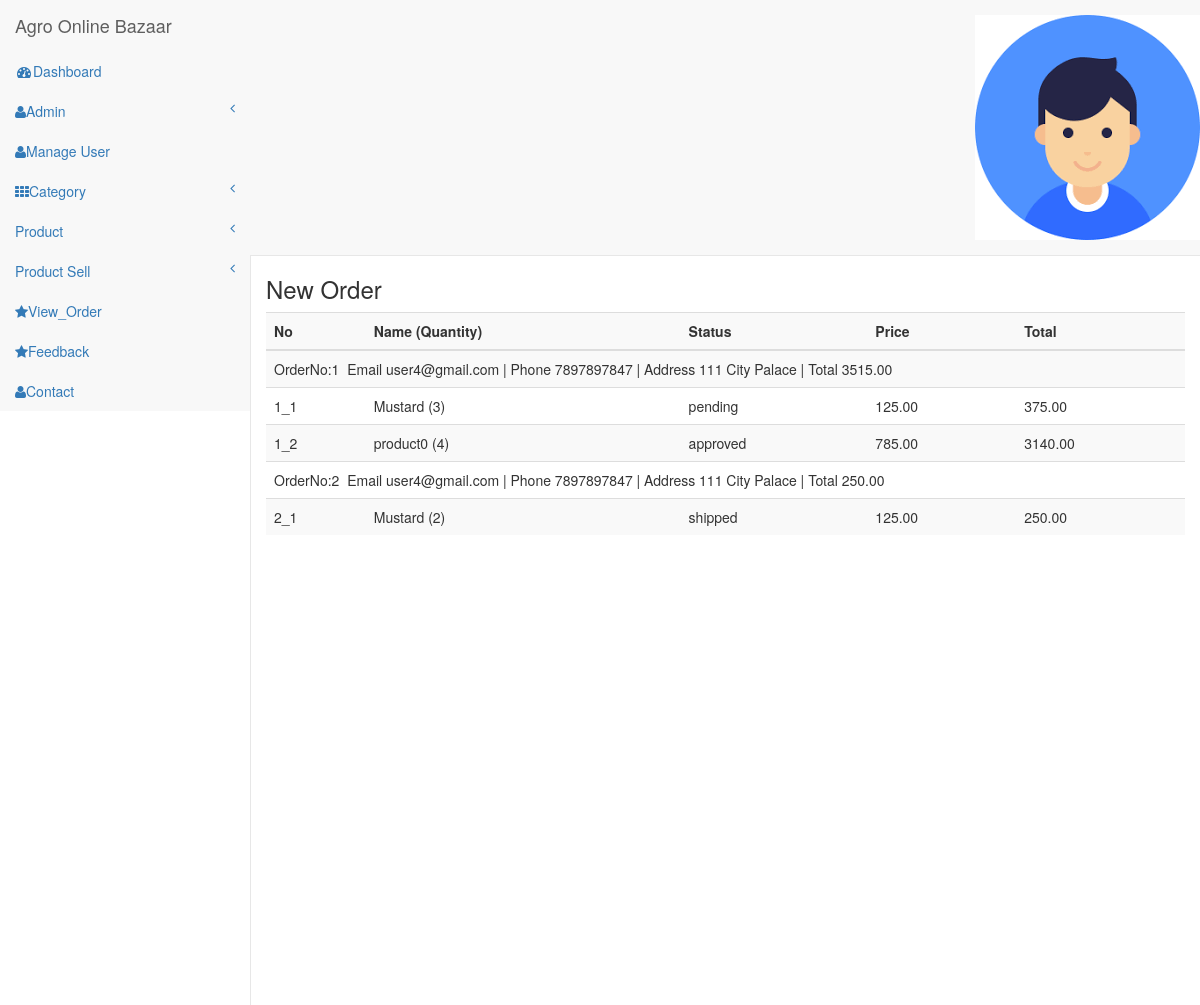
The app's page /admin/view_order.php (signed in) with its own data.
### tables this page shows
CREATE TABLE `tbl_order` (
  `o_id` int(11) NOT NULL,
  `l_id` varchar(255) NOT NULL,
  `o_name` varchar(255) NOT NULL,
  `o_email` varchar(255) NOT NULL,
  `o_phone` varchar(255) NOT NULL,
  `o_add` varchar(255) NOT NULL,
  `o_zip` varchar(255) DEFAULT NULL,
  `total_price` float(6,2) NOT NULL DEFAULT 0.00,
  `o_pay` int(11) NOT NULL,
  `o_status` varchar(255) NOT NULL,
  `created_at` datetime DEFAULT NULL,
  `updated_at` datetime DEFAULT NULL
);

CREATE TABLE `tbl_odetails` (
  `od_id` int(11) NOT NULL,
  `o_id` int(11) DEFAULT NULL,
  `p_id` int(11) DEFAULT NULL,
  `s_id` int(11) DEFAULT NULL,
  `s_status` varchar(50) DEFAULT NULL,
  `p_name` varchar(50) DEFAULT NULL,
  `p_price` float(6,2) DEFAULT NULL,
  `p_quantity` int(11) DEFAULT NULL,
  `total_price` double(6,2) DEFAULT NULL
);

### admin/view_order.php (the view, shortened to what this page needs)
<?php
  include "header1.php";
?>
        <div id="page-wrapper">
        <div class="col-md-12 graphs">
	   <div class="xs">
  	 <h3>New Order</h3>
  	<div class="bs-example4" data-example-id="contextual-table">
    <table class="table table-hover table-striped">
            <tr>
                <th>No</th>
                <th>Name (Quantity)</th>
                <th>Status</th>
                <th>Price</th>
                <th>Total</th>
            </tr>
        <tbody>
            <?php
$qry0="SELECT * FROM tbl_order WHERE l_id=$id";
$run0=mysqli_query($con,$qry0);
$sr0=1;
while ($result0=mysqli_fetch_array($run0))
{
$arr = array('Email',$result0['o_email'],'| Phone',$result0['o_phone'],'| Address',$result0['o_add'],'| Total',$result0['total_price']);
echo '<tr>
        <td colspan="5">OrderNo:'.$sr0.'&nbsp;&nbsp;'.implode(" ",$arr).'</td>
    </tr>';
$oid = $result0['o_id'];
$qry1="SELECT * FROM tbl_odetails WHERE o_id=$oid";
$run1=mysqli_query($con,$qry1);
$sr=1;
while ($result1=mysqli_fetch_array($run1))
{
  echo	'<tr>
                                    <td>'.$sr0.'_'.$sr.'</td>
                                    <td>'.$result1['p_name'].'&nbsp;('.$result1['p_quantity'].')</td>
                                    <td>'.$result1['s_status'].'</td>
                                    <td>'.$result1['p_price'].'</td>
                                    <td>'.$result1['total_price'].'</td>
                                </tr>';
                                $sr++;
}
$sr0++;
}
            ?>
        </tbody>
    </table>
</div>
</div>
</div>
<link href="css/custom.css" rel="stylesheet">
</body>
</html>

### admin/header1.php (shortened to what this page needs)
<?php
include "connection.php";
    if(!isset($_SESSION['log']))
    {
        header("location:login.php");
    }
    else
    {
        $log = $_SESSION['log'];
        $qry1="SELECT * FROM tbl_login WHERE l_email='$log'";
        $run1=mysqli_query($con,$qry1);
        $result1=mysqli_fetch_array($run1);
        $img=$result1['l_img'];
        $id=$result1['l_id'];
    }
?>
<!DOCTYPE HTML>
<html>
<head>
<link href="css/bootstrap.min.css" rel='stylesheet' type='text/css' />
<link href="css/style.css" rel='stylesheet' type='text/css' />
<link href="css/lines.css" rel='stylesheet' type='text/css' />
<link href="css/font-awesome.css" rel="stylesheet">
<link href="css/custom.css" rel="stylesheet">
<link rel="stylesheet" href="https://cdnjs.cloudflare.com/ajax/libs/font-awesome/4.7.0/css/font-awesome.min.css">
</head>
<body>
<div id="wrapper">
        <nav class="top1 navbar navbar-default navbar-static-top" role="navigation" style="margin-bottom: 0">
            <div class="navbar-header">
                <a class="navbar-brand" href="index.html">Agro Online Bazaar</a>
            </div>
            <ul class="nav navbar-nav navbar-right">
			    <li class="dropdown">
	        		<a href="#" class="dropdown-toggle avatar" data-toggle="dropdown"><img src="<?php echo $img; ?>"></a>
	      		</li>
			</ul>
            <div class="navbar-default sidebar" role="navigation">
                <div class="sidebar-nav navbar-collapse">
                    <ul class="nav" id="side-menu">
                        <li>
                            <a href="index.php"><i class="fa fa-dashboard fa-fw nav_icon"></i>Dashboard</a>
                        </li>
                        <li>
                            <a href="#"><i class="fa fa-user nav_icon"></i>Admin<span class="fa arrow"></span></a>
                        </li>
                        <li>
                            <a href="manage_user.php"><i class="fa fa-user nav_icon"></i>Manage User</a>
                        </li>
                        <li>
                            <a href="#"><i class="fa fa-th nav_icon"></i>Category<span class="fa arrow"></span></a>
                        </li>
                        <li>
                            <a href="#"><i class="fa fa-product-hunt nav_icon"></i>Product<span class="fa arrow"></span></a>
                        </li>
                        <li>
                            <a href="#"><i class="fa fa-product-hunt nav_icon"></i>Product Sell<span class="fa arrow"></span></a>
                        </li>
                        <li>
                            <a href="view_order.php"><i class="fa fa-star nav_icon"></i>View_Order</a>
                        </li>
                        <li>
                            <a href="feedback.php"><i class="fa fa-star nav_icon"></i>Feedback</a>
                        </li>
                        <li>
                            <a href="contact.php"><i class="fa fa-user nav_icon"></i>Contact</a>
                        </li>
                    </ul>
                </div>
            </div>
        </nav>
<link href="css/custom.css" rel="stylesheet">

### admin/css/style.css (style rules this page uses)
h4, h5, h6, h1, h2, h3 { margin-top: 0; }
ul, ol { margin: 0; }
html, body { font-family: 'Roboto', sans-serif; font-size: 100%; background:#000; overflow-x: hidden; }
body a { transition:0.5s all; -webkit-transition:0.5s all; -moz-transition:0.5s all; -o-transition:0.5s all; -ms-transition:0.5s all; }
.navbar .navbar-nav li a { padding: 0 10px; line-height: 56px; position: relative; }
.navbar .navbar-nav li .dropdown-toggle.avatar img { height: 40px; -webkit-border-radius: 50em; -moz-border-radius: 50em; border-radius: 50em; border: 1px solid #c0cadd; margin-top: -4px; }
.navbar-default.sidebar { background-color: #000; font-family: 'Roboto', sans-serif; }
nav.top1.navbar.navbar-default.navbar-static-top { background-color:rgb(6, 217, 149); font-family: 'Roboto', sans-serif; }
.navbar-default .navbar-brand { color: #fff !important; font-size: 30px; font-weight: 500; }
.navbar-right { margin-right: 10px !important; }
.navbar-right li { display:inline-block; }
i.nav_icon { color: #fff; margin-right:6px; }
.sidebar ul li a { color: #999; font-size:14px; }
ul.nav.navbar-nav.navbar-right { height: 51px; }
.sidebar-nav.navbar-collapse { margin: 2em 0 0 0; }
.graphs { padding: 2em 1em; background: #f2f4f8; font-family: 'Roboto', sans-serif; }
.bs-example4 { background: #fff; padding: 2em; }
.xs h3, .widget_head { color:#000; font-size:1.7em; font-weight:300; margin-bottom: 1em; }
.table > thead > tr > th, .table > tbody > tr > th, .table > tfoot > tr > th, .table > thead > tr > td, .table > tbody > tr > td, .table > tfoot > tr > td { border-top: none !important; }
.table > thead > tr > th, .table > tbody > tr > th, .table > tfoot > tr > th, .table > thead > tr > td, .table > tbody > tr > td, .table > tfoot > tr > td { font-size: 0.85em; color: #999; }
.table td, .table>tbody>tr>td, .table>tbody>tr>th, .table>tfoot>tr>td, .table>tfoot>tr>th, .table>thead>tr>td, .table>thead>tr>th { padding:15px !important; }

### admin/css/custom.css (style rules this page uses)
#wrapper { width: 100%; }
#page-wrapper { min-height: 568px; background-color: #fff; }
@media (min-width:768px) { #page-wrapper { position: inherit; margin: 0 0 0 250px; border-left: 1px solid #e7e7e7; } }
.sidebar .sidebar-nav.navbar-collapse { padding-right: 0; padding-left: 0; }
.sidebar .arrow { float: right; }
.sidebar .fa.arrow:before { content: "\f104"; }
@media (min-width:768px) { .sidebar { z-index: 1; position: absolute; width: 250px; margin-top: 51px; } }

### records on screen
tbl_order: arr "Email user4@gmail.com | Phone 7897897847 | Address 111 City Palace | Total 3515.00"
tbl_odetails: p_name "Mustard", p_quantity "3", s_status "pending", p_price "125.00", total_price "375.00"
tbl_odetails: p_name "product0", p_quantity "4", s_status "approved", p_price "785.00", total_price "3140.00"
tbl_order: arr "Email user4@gmail.com | Phone 7897897847 | Address 111 City Palace | Total 250.00"
tbl_odetails: p_name "Mustard", p_quantity "2", s_status "shipped", p_price "125.00", total_price "250.00"
